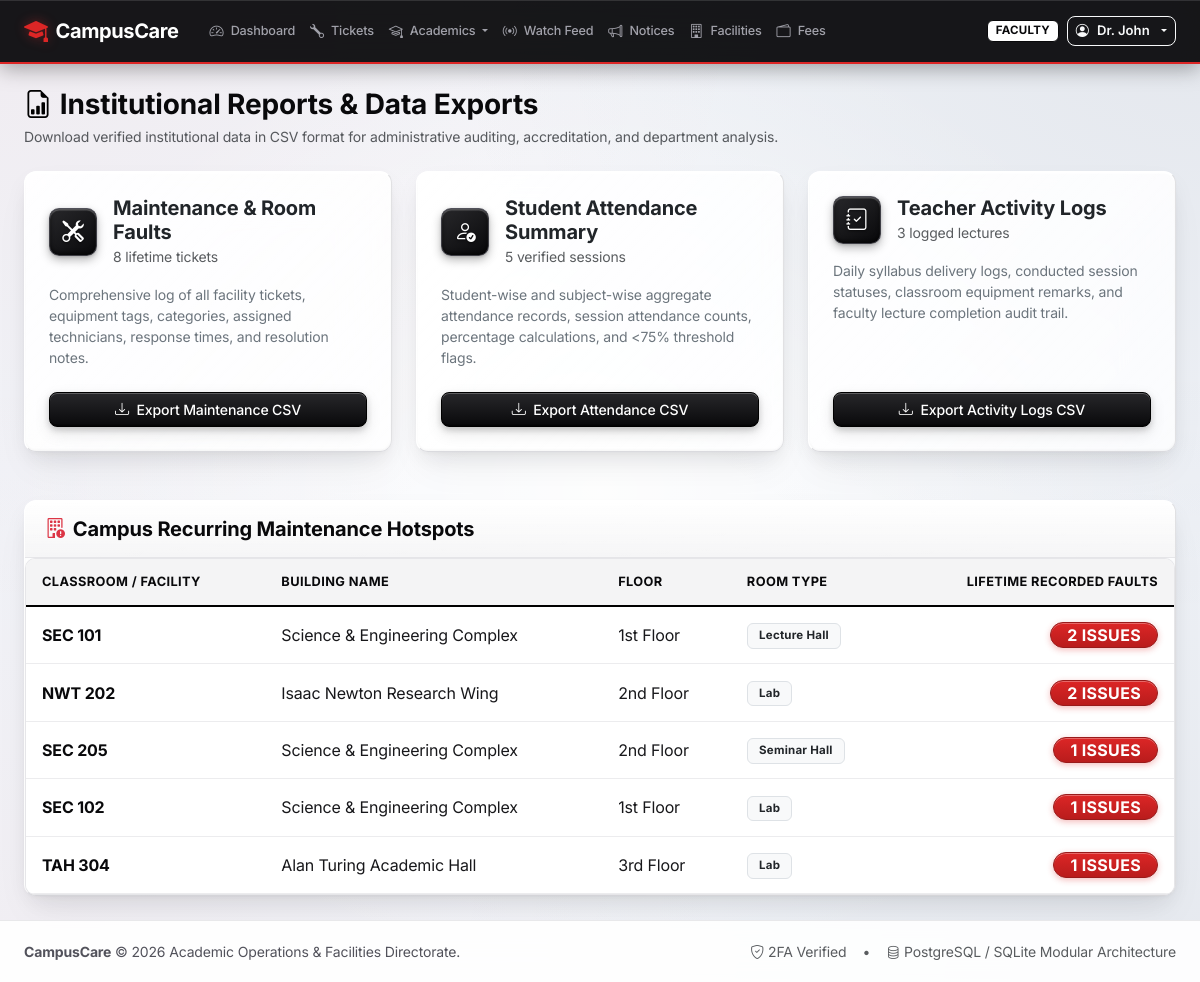
Page /notices/reports/ (signed in) on the committed database.
### accounts/models.py (models this page shows, shortened)
class User(AbstractUser):
    class Role(models.TextChoices):
        STUDENT = 'STUDENT', 'Student'
        FACULTY = 'FACULTY', 'Faculty'
        TECHNICIAN = 'TECHNICIAN', 'Technician'
        MANAGER = 'MANAGER', 'Facility / Dept Manager'
        ADMIN = 'ADMIN', 'Administrator'
    role = models.CharField(
        max_length=20,
        choices=Role.choices,
        default=Role.STUDENT,
        db_index=True,
        help_text="Designates the system role and permission tier of the user."
    )
    department = models.CharField(max_length=120, blank=True)
    phone_number = models.CharField(max_length=30, blank=True)
    identifier_number = models.CharField(
        max_length=60,
        blank=True,
        help_text="Roll Number (for Students) or Employee ID (for Faculty/Staff)"
    )
    year_or_block = models.CharField(
        max_length=60,
        blank=True,
        help_text="Year & Section (e.g., 3rd Year - Sec A) or Assigned Block"
    )
    is_first_login_2fa_completed = models.BooleanField(
        default=False,
        help_text="Designates whether the user has completed their first-login two-step verification."
    )
    is_onboarding_completed = models.BooleanField(
        default=False,
        help_text="Designates whether the user has completed their initial onboarding profile confirmation."
    )
    last_seen_notices_at = models.DateTimeField(null=True, blank=True)
    last_seen_tickets_at = models.DateTimeField(null=True, blank=True)
    last_seen_timetable_at = models.DateTimeField(null=True, blank=True)
    class Meta:
        ordering = ['username']
    @property
    def is_student(self):
        return self.role == self.Role.STUDENT
    @property
    def is_faculty(self):
        return self.role == self.Role.FACULTY
    @property
    def is_technician(self):
        return self.role == self.Role.TECHNICIAN
    @property
    def is_manager(self):
        return self.role == self.Role.MANAGER or self.is_superuser
    @property
    def is_admin_role(self):
        return self.role == self.Role.ADMIN or self.is_superuser

### facilities/models.py (models this page shows, shortened)
class Room(models.Model):
    class RoomType(models.TextChoices):
        CLASSROOM = 'Classroom', 'Classroom'
        LECTURE_HALL = 'Lecture Hall', 'Lecture Hall'
        LAB = 'Lab', 'Lab'
        SEMINAR_HALL = 'Seminar Hall', 'Seminar Hall'
    class OperationalStatus(models.TextChoices):
        AVAILABLE = 'AVAILABLE', 'Available'
        OCCUPIED = 'OCCUPIED', 'Occupied (In Session)'
        MAINTENANCE = 'MAINTENANCE', 'Under Maintenance'
        RESERVED = 'RESERVED', 'Reserved (Exam/Event)'
    building_name = models.CharField(max_length=120)
    building_code = models.CharField(max_length=20)
    floor = models.CharField(max_length=20)
    room_number = models.CharField(max_length=20)
    room_type = models.CharField(
        max_length=50,
        choices=RoomType.choices,
        default=RoomType.CLASSROOM
    )
    capacity = models.PositiveIntegerField(default=30)
    operational_status = models.CharField(
        max_length=20,
        choices=OperationalStatus.choices,
        default=OperationalStatus.AVAILABLE,
        db_index=True
    )
    is_active = models.BooleanField(default=True)
    class Meta:
        ordering = ['building_code', 'room_number']
        constraints = [
            models.UniqueConstraint(
                fields=['building_code', 'room_number'],
                name='unique_building_room'
            )
        ]

### notices/views.py (the view)
# urls.py: path('reports/', views.reports_hub_view, name='reports_hub'),
@login_required
def reports_hub_view(request):
    total_tickets = MaintenanceRequest.objects.count()
    open_tickets = MaintenanceRequest.objects.exclude(status__in=['RESOLVED', 'CLOSED']).count()
    total_attendance_sessions = AttendanceSession.objects.count()
    total_activity_logs = TeacherActivityLog.objects.count()
    top_recurring_rooms = Room.objects.annotate(
        ticket_count=Count('maintenance_requests')
    ).filter(ticket_count__gt=0).order_by('-ticket_count')[:5]
    return render(request, 'notices/reports_hub.html', {
        'total_tickets': total_tickets,
        'open_tickets': open_tickets,
        'total_attendance_sessions': total_attendance_sessions,
        'total_activity_logs': total_activity_logs,
        'top_recurring_rooms': top_recurring_rooms,
    })

### accounts/models.py (called while the page is built)
    @classmethod
    def get_allowed_domain_list(cls):
        from django.conf import settings
        try:
            db_domains = list(cls.objects.filter(is_active=True).values_list('domain', flat=True))
        except Exception:
            db_domains = []
        fallback = getattr(settings, 'ALLOWED_EMAIL_DOMAINS', ['college.edu', 'university.edu'])
        combined = set([d.strip().lower() for d in db_domains if d] + [d.strip().lower() for d in fallback if d])
        return sorted(list(combined))

### templates/notices/reports_hub.html (shortened to what this page needs)
{% extends 'base.html' %}
{% block content %}
<div class="d-flex flex-column flex-md-row justify-content-between align-items-md-center gap-3 mb-4">
    <div>
        <h3 class="fw-bold mb-1"><i class="bi bi-file-earmark-bar-graph text-primary me-2"></i>Institutional Reports & Data Exports</h3>
        <p class="text-muted small mb-0">Download verified institutional data in CSV format for administrative auditing, accreditation, and department analysis.</p>
    </div>
</div>
<div class="row g-4 mb-5">
    <div class="col-md-4">
        <div class="card h-100 shadow-sm border p-4 d-flex flex-column">
            <div class="d-flex align-items-center gap-3 mb-3">
                <div class="kpi-icon-box">
                    <i class="bi bi-tools"></i>
                </div>
                <div>
                    <h5 class="fw-bold mb-0">Maintenance & Room Faults</h5>
                    <span class="small text-muted">{{ total_tickets }} lifetime tickets</span>
                </div>
            </div>
            <p class="small text-secondary mb-4 flex-grow-1">
                Comprehensive log of all facility tickets, equipment tags, categories, assigned technicians, response times, and resolution notes.
            </p>
            <a href="{% url 'notices:export_maintenance_csv' %}" class="btn btn-primary fw-medium w-100">
                <i class="bi bi-download me-1"></i> Export Maintenance CSV
            </a>
        </div>
    </div>
    <div class="col-md-4">
        <div class="card h-100 shadow-sm border p-4 d-flex flex-column">
            <div class="d-flex align-items-center gap-3 mb-3">
                <div class="kpi-icon-box">
                    <i class="bi bi-person-check"></i>
                </div>
                <div>
                    <h5 class="fw-bold mb-0">Student Attendance Summary</h5>
                    <span class="small text-muted">{{ total_attendance_sessions }} verified sessions</span>
                </div>
            </div>
            <p class="small text-secondary mb-4 flex-grow-1">
                Student-wise and subject-wise aggregate attendance records, session attendance counts, percentage calculations, and &lt;75% threshold flags.
            </p>
            <a href="{% url 'notices:export_attendance_csv' %}" class="btn btn-primary fw-medium w-100">
                <i class="bi bi-download me-1"></i> Export Attendance CSV
            </a>
        </div>
    </div>
    <div class="col-md-4">
        <div class="card h-100 shadow-sm border p-4 d-flex flex-column">
            <div class="d-flex align-items-center gap-3 mb-3">
                <div class="kpi-icon-box">
                    <i class="bi bi-journal-check"></i>
                </div>
                <div>
                    <h5 class="fw-bold mb-0">Teacher Activity Logs</h5>
                    <span class="small text-muted">{{ total_activity_logs }} logged lectures</span>
                </div>
            </div>
            <p class="small text-secondary mb-4 flex-grow-1">
                Daily syllabus delivery logs, conducted session statuses, classroom equipment remarks, and faculty lecture completion audit trail.
            </p>
            <a href="{% url 'notices:export_teacher_activity_csv' %}" class="btn btn-primary fw-medium w-100">
                <i class="bi bi-download me-1"></i> Export Activity Logs CSV
            </a>
        </div>
    </div>
</div>
<div class="card shadow-sm border-0">
    <div class="card-header bg-white py-3">
        <h5 class="fw-bold mb-0"><i class="bi bi-building-exclamation text-danger me-2"></i>Campus Recurring Maintenance Hotspots</h5>
    </div>
    <div class="card-body p-0">
        <div class="table-responsive">
            <table class="table table-hover align-middle mb-0">
                <thead class="table-light small">
                    <tr>
                        <th>Classroom / Facility</th>
                        <th>Building Name</th>
                        <th>Floor</th>
                        <th>Room Type</th>
                        <th class="text-end">Lifetime Recorded Faults</th>
                    </tr>
                </thead>
                <tbody>
                    {% for rm in top_recurring_rooms %}
                    <tr>
                        <td>
                            <a href="{% url 'facilities:room_detail' rm.id %}" class="fw-bold text-decoration-none">
                                {{ rm.building_code }} {{ rm.room_number }}
                            </a>
                        </td>
                        <td>{{ rm.building_name }}</td>
                        <td>{{ rm.floor }}</td>
                        <td><span class="badge bg-light text-dark border">{{ rm.room_type }}</span></td>
                        <td class="text-end">
                            <span class="badge bg-danger rounded-pill px-3 py-1 fs-6">{{ rm.ticket_count }} issues</span>
                        </td>
                    </tr>
                    {% empty %}
                    <tr>
                        <td colspan="5" class="text-center py-4 text-muted">No maintenance hotspots recorded.</td>
                    </tr>
                    {% endfor %}
                </tbody>
            </table>
        </div>
    </div>
</div>
{% endblock %}

### templates/base.html (shortened to what this page needs)
{% load static %}
<!DOCTYPE html>
<html lang="en">
<head>
    <link href="https://cdn.jsdelivr.net/npm/bootstrap@5.3.3/dist/css/bootstrap.min.css" rel="stylesheet">
    <link href="https://cdn.jsdelivr.net/npm/bootstrap-icons@1.11.3/font/bootstrap-icons.min.css" rel="stylesheet">
    <link rel="stylesheet" href="{% static 'css/glass_theme.css' %}?v=2.2">
</head>
<body>
    <nav class="navbar navbar-expand-lg navbar-custom sticky-top py-2">
        <div class="container-fluid px-3 px-xl-4">
            <a class="navbar-brand d-flex align-items-center gap-2 text-nowrap" href="{% if user.is_authenticated %}{% url 'core:dashboard' %}{% else %}{% url 'core:index' %}{% endif %}">
                <i class="bi bi-mortarboard-fill fs-4" style="color: var(--rwb-red);"></i>
                <span class="fw-bold">CampusCare</span>
            </a>
            <div class="collapse navbar-collapse" id="mainNavbar">
                {% if user.is_authenticated %}
                <ul class="navbar-nav me-auto mb-2 mb-lg-0 ms-lg-2 align-items-center">
                    <li class="nav-item">
                        <a class="nav-link text-nowrap {% if request.resolver_match.url_name == 'dashboard' %}active{% endif %}" href="{% url 'core:dashboard' %}">
                            <i class="bi bi-speedometer2 me-1"></i>Dashboard
                        </a>
                    </li>
                    <li class="nav-item">
                        <a class="nav-link text-nowrap {% if request.resolver_match.app_name == 'tickets' %}active{% endif %}" href="{% url 'tickets:ticket_list' %}">
                            <i class="bi bi-wrench me-1"></i>Tickets
                        </a>
                    </li>
                    <li class="nav-item dropdown">
                        <a class="nav-link dropdown-toggle text-nowrap {% if request.resolver_match.app_name == 'academics' %}active{% endif %}" href="#" role="button" data-bs-toggle="dropdown" aria-expanded="false">
                            <i class="bi bi-mortarboard me-1"></i>Academics
                        </a>
                    </li>
                    <li class="nav-item">
                        <a class="nav-link text-nowrap {% if request.resolver_match.url_name == 'live_feed' %}active{% endif %}" href="{% url 'notices:live_feed' %}">
                            <i class="bi bi-broadcast live-feed-pulsing-icon me-1"></i>Watch Feed
                        </a>
                    </li>
                    <li class="nav-item">
                        <a class="nav-link text-nowrap {% if request.resolver_match.url_name == 'announcement_list' %}active{% endif %}" href="{% url 'notices:announcement_list' %}">
                            <i class="bi bi-megaphone me-1"></i>Notices
                        </a>
                    </li>
                    <li class="nav-item">
                        <a class="nav-link text-nowrap {% if request.resolver_match.app_name == 'facilities' %}active{% endif %}" href="{% url 'facilities:room_list' %}">
                            <i class="bi bi-building me-1"></i>Facilities
                        </a>
                    </li>
                    <li class="nav-item">
                        <a class="nav-link text-nowrap {% if request.resolver_match.url_name == 'fee_tracker' %}active{% endif %}" href="{% url 'notices:fee_tracker' %}">
                            <i class="bi bi-wallet2 me-1"></i>Fees
                        </a>
                    </li>
                </ul>
                <div class="d-flex align-items-center gap-2 flex-shrink-0 ms-auto">
                    <span class="badge {% if user.role == 'ADMIN' %}badge-role-admin{% elif user.role == 'MANAGER' %}badge-role-manager{% elif user.role == 'TECHNICIAN' %}badge-role-technician{% elif user.role == 'FACULTY' %}badge-role-faculty{% else %}badge-role-student{% endif %} text-uppercase px-2 py-1 text-nowrap" style="font-size: 0.72rem;">
                        {{ user.get_role_display }}
                    </span>
                    <div class="dropdown">
                        <button class="btn btn-outline-light btn-sm dropdown-toggle d-flex align-items-center gap-2 text-nowrap py-1 px-2" type="button" data-bs-toggle="dropdown" style="font-size: 0.82rem;">
                            <i class="bi bi-person-circle"></i>
                            <span class="text-truncate" style="max-width: 110px;">{{ user.first_name|default:user.username }}</span>
                        </button>
                    </div>
                </div>
                {% endif %}
            </div>
        </div>
    </nav>
    <main class="flex-grow-1 py-4">
        <div class="container-fluid px-lg-4">
            {% block content %}{% endblock %}
        </div>
    </main>
    <footer>
        <div class="container-fluid px-lg-4 d-flex flex-column flex-md-row justify-content-between align-items-center gap-2">
            <div>
                <strong>CampusCare</strong> &copy; 2026 Academic Operations & Facilities Directorate.
            </div>
            <div class="d-flex align-items-center gap-3">
                <span class="text-muted"><i class="bi bi-shield-check me-1"></i>2FA Verified</span>
                <span class="text-muted">&bull;</span>
                <span class="text-muted"><i class="bi bi-database me-1"></i>PostgreSQL / SQLite Modular Architecture</span>
            </div>
        </div>
    </footer>
</body>
</html>

### rows in the picture
User: role "FACULTY", first_name "Dr. John"
Room: building_code "SEC", room_number "101", building_name "Science & Engineering Complex", floor "1st Floor", room_type "Lecture Hall", ticket_count "2"
Room: building_code "NWT", room_number "202", building_name "Isaac Newton Research Wing", floor "2nd Floor", room_type "Lab", ticket_count "2"
Room: building_code "SEC", room_number "205", building_name "Science & Engineering Complex", floor "2nd Floor", room_type "Seminar Hall", ticket_count "1"
Room: building_code "SEC", room_number "102", building_name "Science & Engineering Complex", floor "1st Floor", room_type "Lab", ticket_count "1"
Room: building_code "TAH", room_number "304", building_name "Alan Turing Academic Hall", floor "3rd Floor", room_type "Lab", ticket_count "1"

### other values in the picture
{{ total_tickets }} "8"
{{ total_attendance_sessions }} "5"
{{ total_activity_logs }} "3"
